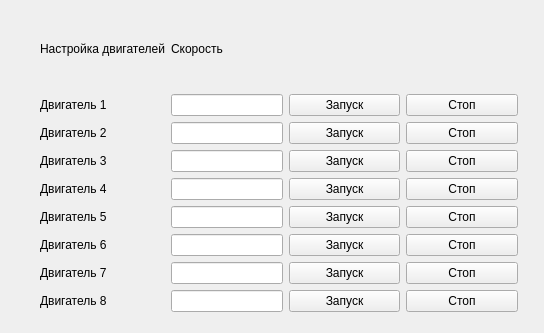
<?xml version="1.0" encoding="UTF-8"?>
<ui version="4.0">
 <class>servoSettings</class>
 <widget class="QWidget" name="servoSettings">
  <property name="geometry">
   <rect>
    <x>0</x>
    <y>0</y>
    <width>544</width>
    <height>333</height>
   </rect>
  </property>
  <property name="windowTitle">
   <string>Form</string>
  </property>
  <widget class="QWidget" name="">
   <property name="geometry">
    <rect>
     <x>40</x>
     <y>10</y>
     <width>478</width>
     <height>302</height>
    </rect>
   </property>
   <layout class="QGridLayout" name="gridLayout">
    <item row="4" column="0">
     <widget class="QLabel" name="label_4">
      <property name="text">
       <string>Двигатель 4</string>
      </property>
     </widget>
    </item>
    <item row="2" column="1">
     <widget class="QLineEdit" name="velocity2"/>
    </item>
    <item row="1" column="1">
     <widget class="QLineEdit" name="velocity1"/>
    </item>
    <item row="0" column="1">
     <widget class="QLabel" name="label_10">
      <property name="text">
       <string>Скорость</string>
      </property>
     </widget>
    </item>
    <item row="2" column="2">
     <widget class="QPushButton" name="activate2">
      <property name="text">
       <string>Запуск</string>
      </property>
     </widget>
    </item>
    <item row="0" column="3">
     <spacer name="horizontalSpacer_2">
      <property name="orientation">
       <enum>Qt::Horizontal</enum>
      </property>
      <property name="sizeHint" stdset="0">
       <size>
        <width>40</width>
        <height>20</height>
       </size>
      </property>
     </spacer>
    </item>
    <item row="1" column="0">
     <widget class="QLabel" name="label">
      <property name="text">
       <string>Двигатель 1</string>
      </property>
     </widget>
    </item>
    <item row="1" column="2">
     <widget class="QPushButton" name="activate1">
      <property name="text">
       <string>Запуск</string>
      </property>
     </widget>
    </item>
    <item row="0" column="2">
     <spacer name="horizontalSpacer">
      <property name="orientation">
       <enum>Qt::Horizontal</enum>
      </property>
      <property name="sizeHint" stdset="0">
       <size>
        <width>40</width>
        <height>20</height>
       </size>
      </property>
     </spacer>
    </item>
    <item row="0" column="0">
     <widget class="QLabel" name="label_9">
      <property name="text">
       <string>Настройка двигателей</string>
      </property>
     </widget>
    </item>
    <item row="1" column="3">
     <widget class="QPushButton" name="stop1">
      <property name="text">
       <string>Стоп</string>
      </property>
     </widget>
    </item>
    <item row="2" column="0">
     <widget class="QLabel" name="label_2">
      <property name="text">
       <string>Двигатель 2</string>
      </property>
     </widget>
    </item>
    <item row="2" column="3">
     <widget class="QPushButton" name="stop2">
      <property name="text">
       <string>Стоп</string>
      </property>
     </widget>
    </item>
    <item row="3" column="0">
     <widget class="QLabel" name="label_3">
      <property name="text">
       <string>Двигатель 3</string>
      </property>
     </widget>
    </item>
    <item row="3" column="1">
     <widget class="QLineEdit" name="velocity3"/>
    </item>
    <item row="3" column="2">
     <widget class="QPushButton" name="activate3">
      <property name="text">
       <string>Запуск</string>
      </property>
     </widget>
    </item>
    <item row="3" column="3">
     <widget class="QPushButton" name="stop3">
      <property name="text">
       <string>Стоп</string>
      </property>
     </widget>
    </item>
    <item row="5" column="1">
     <widget class="QLineEdit" name="velocity5"/>
    </item>
    <item row="5" column="2">
     <widget class="QPushButton" name="activate5">
      <property name="text">
       <string>Запуск</string>
      </property>
     </widget>
    </item>
    <item row="4" column="2">
     <widget class="QPushButton" name="activate4">
      <property name="text">
       <string>Запуск</string>
      </property>
     </widget>
    </item>
    <item row="4" column="3">
     <widget class="QPushButton" name="stop4">
      <property name="text">
       <string>Стоп</string>
      </property>
     </widget>
    </item>
    <item row="5" column="0">
     <widget class="QLabel" name="label_5">
      <property name="text">
       <string>Двигатель 5</string>
      </property>
     </widget>
    </item>
    <item row="5" column="3">
     <widget class="QPushButton" name="stop5">
      <property name="text">
       <string>Стоп</string>
      </property>
     </widget>
    </item>
    <item row="6" column="1">
     <widget class="QLineEdit" name="velocity6"/>
    </item>
    <item row="6" column="3">
     <widget class="QPushButton" name="stop6">
      <property name="text">
       <string>Стоп</string>
      </property>
     </widget>
    </item>
    <item row="6" column="2">
     <widget class="QPushButton" name="activate6">
      <property name="text">
       <string>Запуск</string>
      </property>
     </widget>
    </item>
    <item row="6" column="0">
     <widget class="QLabel" name="label_6">
      <property name="text">
       <string>Двигатель 6</string>
      </property>
     </widget>
    </item>
    <item row="4" column="1">
     <widget class="QLineEdit" name="velocity4"/>
    </item>
    <item row="7" column="0">
     <widget class="QLabel" name="label_7">
      <property name="text">
       <string>Двигатель 7</string>
      </property>
     </widget>
    </item>
    <item row="7" column="1">
     <widget class="QLineEdit" name="velocity7"/>
    </item>
    <item row="7" column="2">
     <widget class="QPushButton" name="activate7">
      <property name="text">
       <string>Запуск</string>
      </property>
     </widget>
    </item>
    <item row="7" column="3">
     <widget class="QPushButton" name="stop7">
      <property name="text">
       <string>Стоп</string>
      </property>
     </widget>
    </item>
    <item row="8" column="0">
     <widget class="QLabel" name="label_8">
      <property name="text">
       <string>Двигатель 8</string>
      </property>
     </widget>
    </item>
    <item row="8" column="1">
     <widget class="QLineEdit" name="velocity8"/>
    </item>
    <item row="8" column="2">
     <widget class="QPushButton" name="activate8">
      <property name="text">
       <string>Запуск</string>
      </property>
     </widget>
    </item>
    <item row="8" column="3">
     <widget class="QPushButton" name="stop8">
      <property name="text">
       <string>Стоп</string>
      </property>
     </widget>
    </item>
   </layout>
  </widget>
 </widget>
 <resources/>
 <connections/>
</ui>
